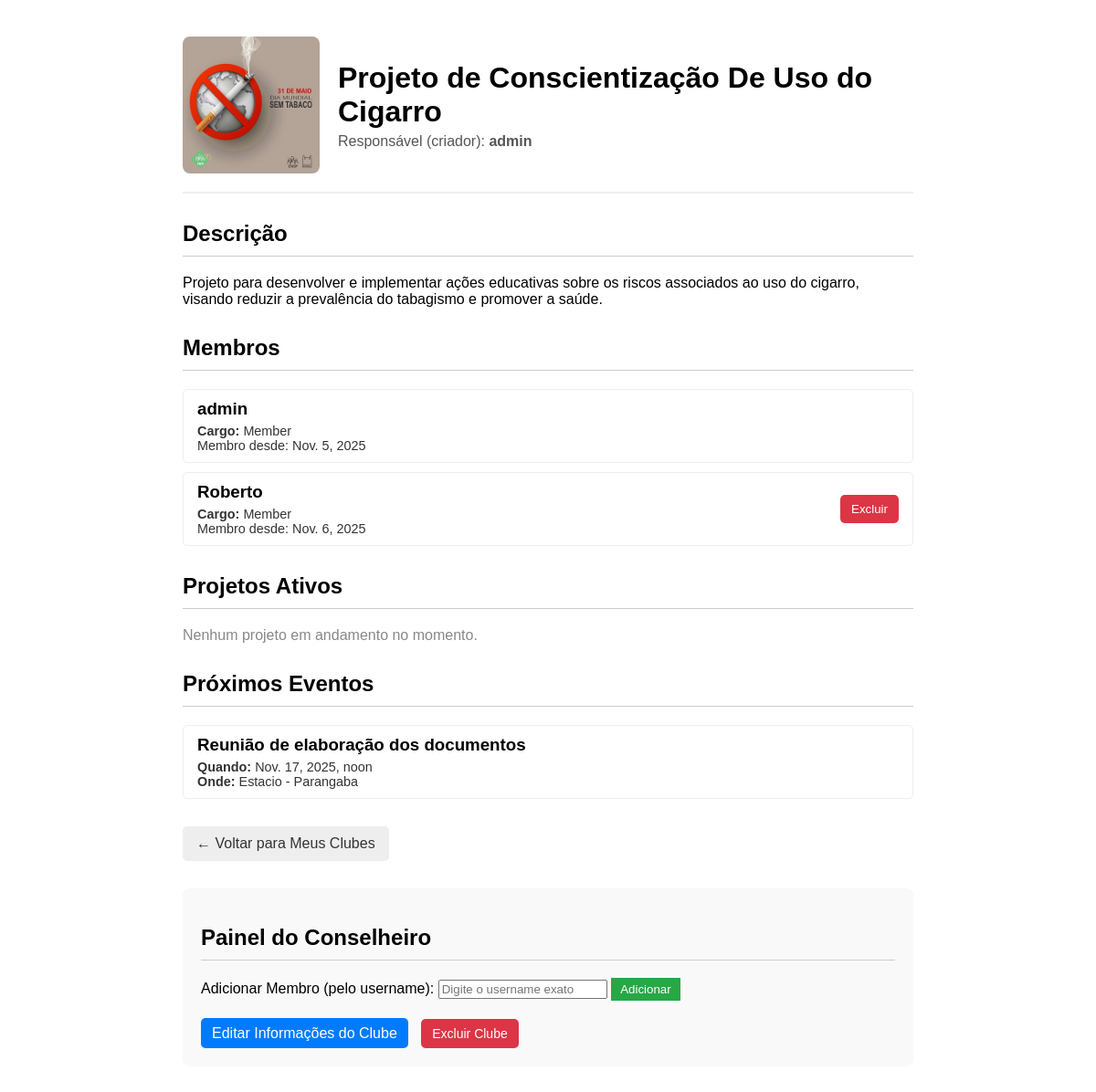
Screenshot of /club/1/ (signed in) with the database file from the repository.
### clubs/models.py (models this page shows, shortened)
class Club(models.Model):
    name = models.CharField(max_length=100, unique=True)
    description = models.TextField(null=True, blank=True, default='')
    logo = models.ImageField(upload_to='club_logos/', null=True, blank=True)
    created_at = models.DateTimeField(auto_now_add=True)
    advisor = models.ForeignKey(
        settings.AUTH_USER_MODEL,
        on_delete=models.SET_NULL,
        null=True,
        related_name='advised_clubs'
    )
    members = models.ManyToManyField(
        settings.AUTH_USER_MODEL,
        through='Membership',
        related_name='joined_clubs', blank=True
        )

class Membership(models.Model):
    user = models.ForeignKey(settings.AUTH_USER_MODEL, on_delete=models.CASCADE)
    club = models.ForeignKey(Club, on_delete=models.CASCADE)
    position = models.CharField(max_length=100, default='Member')
    input_date = models.DateField(auto_now_add=True)
    class Meta:
        unique_together = ('user', 'club')

class Event(models.Model):
    club = models.ForeignKey(Club, on_delete=models.CASCADE, related_name='events')
    title = models.CharField(max_length=200)
    description = models.TextField(null=True, blank=True)
    event_date = models.DateTimeField()
    created_at = models.DateTimeField(auto_now_add=True)
    location = models.CharField(max_length=200, null=True, blank=True)

### users/models.py (models this page shows, shortened)
class User(AbstractUser):
    identifier = models.CharField(max_length=100, unique=True, null=True, blank=True)
    profile_photo = models.ImageField(upload_to='profile_photos/', null=True, blank=True)
    bio = models.TextField(null=True, blank=True)

### clubs/views.py (the view, shortened to what this page needs)
# urls.py: path('club/<int:pk>/', views.club_detail, name='club-detail'),
@login_required
def club_detail(request, pk):
    club = get_object_or_404(Club, pk=pk)
    is_owner = (request.user == club.advisor)
    projects = club.projects.all().order_by('-start_date')
    events = club.events.all().order_by('-event_date')
    members = Membership.objects.filter(club=club).order_by('user__first_name')
    context = {
        'club': club,
        'projects': projects,
        'events': events,
        'members': members,
        'is_owner': is_owner,
    }
    return render(request, 'clubs/club_detail.html', context)

### templates/clubs/club_detail.html (shortened to what this page needs)
{% load static %}
<!DOCTYPE html>
<html lang="pt-br">
<head>
</head>
<body>
    <div class="header">
        {% if club.logo %}
            <img src="{{ club.logo.url }}" alt="Logo do {{ club.name }}" class="club-logo-large">
        {% else %}
            <img src="{% static 'images/default_logo.png' %}" alt="Logo Padrão" class="club-logo-large">
        {% endif %}
        <div>
            <h1>{{ club.name }}</h1>
            <p>Responsável (criador): <strong>{{ club.advisor.get_full_name|default:club.advisor.username }}</strong></p>
        </div>
    </div>
    <div class="section">
        <h2>Descrição</h2>
        <p>{{ club.description|linebreaksbr }}</p> </div>
    <div class="section">
    <h2>Membros</h2>
    {% for membro in members %}
        <div class="list-item">
            <div style="display: flex; justify-content: space-between; align-items: center;">
                <div>
                    <h3>{{ membro.user.get_full_name|default:membro.user.username }}</h3>
                    <p><strong>Cargo:</strong> {{ membro.position }}</p>
                    <p>Membro desde: {{ membro.input_date }}</p>
                </div>
                {% if is_owner and membro.user != club.advisor %}
                    <form action="{% url 'delete-member' pk=club.pk membership_id=membro.pk %}" method="post">
                        <button type="submit"
                                onclick="return confirm('Tem certeza que deseja remover este membro?');"
                                style="background: #dc3545; color: white; border: none; padding: 8px 12px; cursor: pointer; border-radius: 5px;">
                            Excluir
                        </button>
                    </form>
                {% endif %}
            </div>
        </div>
    {% empty %}
        <p class="empty">Este clube ainda não possui membros cadastrados.</p>
    {% endfor %}
</div>
    <div class="section">
        <h2>Projetos Ativos</h2>
        {% for projeto in projects %}
            <div class="list-item">
                <h3>{{ projeto.title }}</h3>
                <p><strong>Status:</strong> {{ projeto.get_status_display }}</p>
                <p>Início: {{ projeto.start_date }}</p>
            </div>
        {% empty %}
            <p class="empty">Nenhum projeto em andamento no momento.</p>
        {% endfor %}
    </div>
    <div class="section">
        <h2>Próximos Eventos</h2>
        {% for evento in events %}
            <div class="list-item">
                <h3>{{ evento.title }}</h3>
                <p><strong>Quando:</strong> {{ evento.event_date }}</sTrong>
                <p><strong>Onde:</strong> {{ evento.location }}</p>
            </div>
        {% empty %}
            <p class="empty">Nenhum evento agendado no momento.</p>
        {% endfor %}
    </div>
    <a href="{% url 'club-list' %}" class="back-link">← Voltar para Meus Clubes</a>
{% if is_owner %}
    <div class="section" style="background-color: #f9f9f9; padding: 20px; border-radius: 8px;">
        <h2>Painel do Conselheiro</h2>
        <form method="post" style="margin-bottom: 20px;">
            <label for="username">Adicionar Membro (pelo username):</label>
            <input type="text" name="username" id="username" placeholder="Digite o username exato" required>
            <button type="submit" style="background: #28a745; color: white; border: none; padding: 5px 10px; cursor: pointer;">Adicionar</button>
        </form>
        <a href="{% url 'club-edit' pk=club.pk %}" style="background: #007bff; color: white; padding: 8px 12px; text-decoration: none; border-radius: 5px;">Editar Informações do Clube</a>
    <form action="{% url 'club-delete' pk=club.pk %}" method="post" style="display: inline;">
    <button type="submit"
            style="background: #dc3545; color: white; padding: 8px 12px; text-decoration: none; border-radius: 5px; border: none; cursor: pointer; font-family: sans-serif; font-size: 14px; margin-left: 10px;"
            onclick="return confirm('ATENÇÃO:\n\nTem certeza que deseja excluir este clube?\n\nEsta ação é permanente e apagará TODOS os membros, projetos e eventos associados a ele.');">
        Excluir Clube
    </button>
</form>
    </div>
{% endif %}
</body>
</html>

### templates/clubs/club_detail.html (style rules this page uses)
body { font-family: sans-serif; max-width: 800px; margin: 40px auto; }
.header { display: flex; align-items: center; border-bottom: 2px solid #eee; padding-bottom: 20px; }
.club-logo-large { width: 150px; height: 150px; object-fit: cover; border-radius: 8px; margin-right: 20px; }
.header h1 { margin: 0; }
.header p { margin: 5px 0 0 0; color: #555; }
.section { margin-top: 30px; }
.section h2 { border-bottom: 1px solid #ccc; padding-bottom: 10px; }
.list-item { border: 1px solid #eee; border-radius: 5px; padding: 10px 15px; margin-bottom: 10px; }
.list-item h3 { margin: 0 0 5px 0; }
.list-item p { margin: 0; font-size: 0.9em; color: #333; }
.empty { color: #888; }
.back-link { display: inline-block; margin-top: 20px; text-decoration: none; background: #eee; padding: 10px 15px; border-radius: 5px; color: #333; }

### rows the page displays
Club: logo (picture), name "Projeto de Conscientização De Uso do Cigarro", advisor.get_full_name "admin", description "Projeto para desenvolver e implementar ações educativas sobre os riscos associados ao uso do cigarro, visando reduzir a prevalência do tabagismo e promover a saúde."
Membership: user.get_full_name "admin", position "Member", input_date "Nov. 5, 2025"
Membership: user.get_full_name "Roberto", position "Member", input_date "Nov. 6, 2025", shows "Excluir"
Event: title "Reunião de elaboração dos documentos", event_date "Nov. 17, 2025, noon", location "Estacio - Parangaba"
